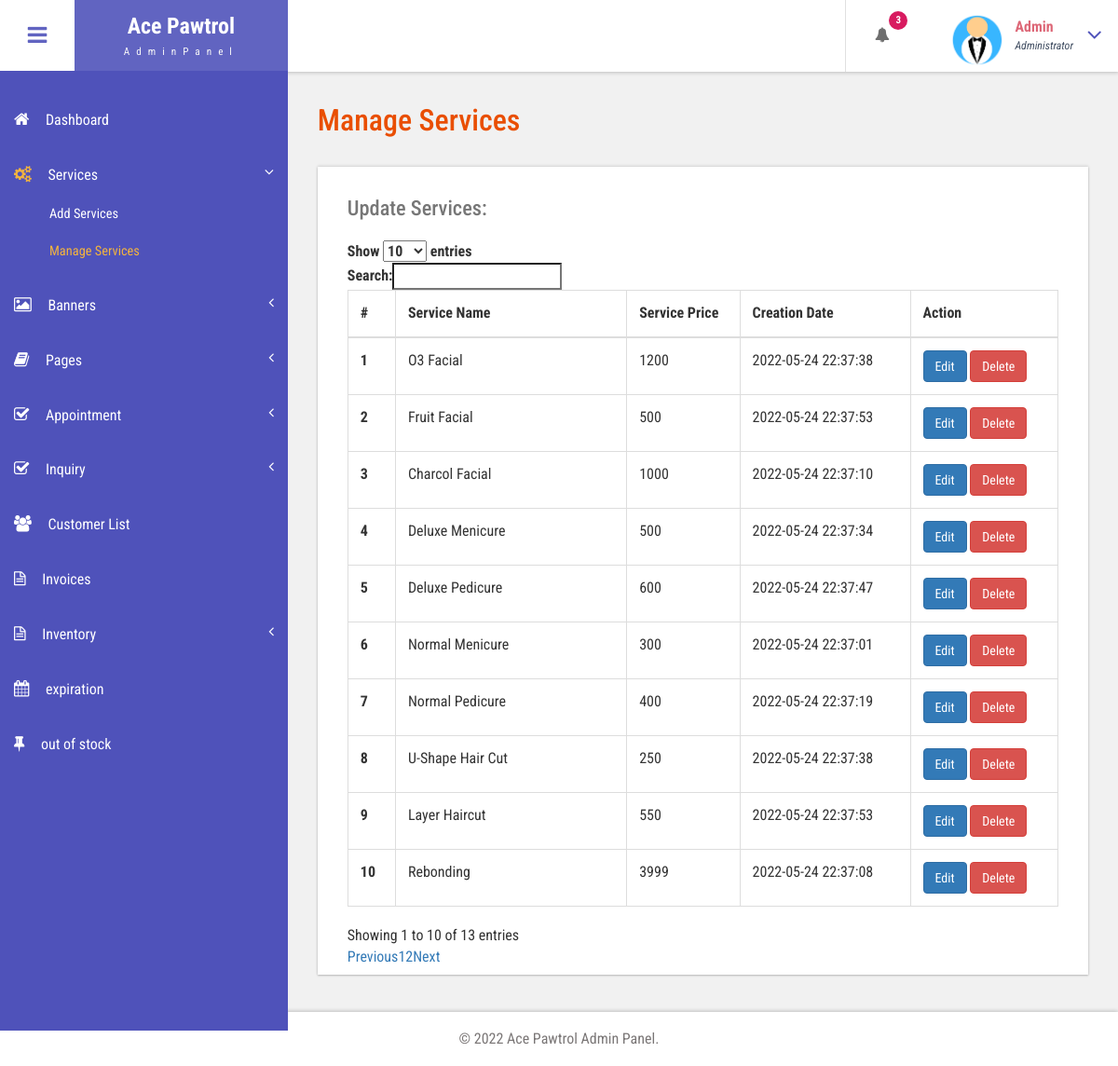
Screenshot of /admin/manage-services.php (signed in) with the database file from the repository.
### tables this page shows
CREATE TABLE `tblservices` (
  `ID` int(10) NOT NULL,
  `ServiceName` varchar(200) DEFAULT NULL,
  `ServiceDescription` mediumtext DEFAULT NULL,
  `Cost` int(10) DEFAULT NULL,
  `Image` varchar(200) DEFAULT NULL,
  `CreationDate` timestamp NULL DEFAULT current_timestamp()
);

### admin/manage-services.php (the view, shortened to what this page needs)
<?php
include('includes/dbconnection.php');
if (strlen($_SESSION['bpmsaid']==0)) {
  header('location:logout.php');
  } else{
  ?>
<!DOCTYPE HTML>
<html>
<head>
<link href="css/bootstrap.css" rel='stylesheet' type='text/css' />
<link href="css/style.css" rel='stylesheet' type='text/css' />
<link href="css/font-awesome.css" rel="stylesheet">
<?php
include('includes/dtables.php');
?>
<link href="css/animate.css" rel="stylesheet" type="text/css" media="all">
<link href="css/custom.css" rel="stylesheet">
</head>
<body class="cbp-spmenu-push">
	<div class="main-content">
		 <?php include_once('includes/sidebar.php');?>
		 <?php include_once('includes/header.php');?>
		<div id="page-wrapper">
			<div class="main-page">
				<div class="tables">
					<h3 class="title1">Manage Services</h3>
					<div class="table-responsive bs-example widget-shadow">
						<h4>Update Services:</h4>
						<table class="table table-bordered" id="dataTable"> <thead> <tr> <th>#</th> <th>Service Name</th> <th>Service Price</th> <th>Creation Date</th><th>Action</th> </tr> </thead> <tbody>
<?php
$ret=mysqli_query($con,"select *from  tblservices");
$cnt=1;
while ($row=mysqli_fetch_array($ret)) {
?>
						 <tr> <th scope="row"><?php echo $cnt;?></th> <td><?php  echo $row['ServiceName'];?></td> <td><?php  echo $row['Cost'];?></td><td><?php  echo $row['CreationDate'];?></td> <td>
						 	<a href="edit-services.php?editid=<?php echo $row['ID'];?>" class="btn btn-primary">Edit</a>
						 	<a href="manage-services.php?delid=<?php echo $row['ID'];?>" class="btn btn-danger" onClick="return confirm('Are you sure you want to delete?')">Delete</a>
						 	</td> </tr>   <?php
$cnt=$cnt+1;
}?></tbody> </table>
					</div>
				</div>
			</div>
		</div>
		 <?php include_once('includes/footer.php');?>
	</div>
</body>
</html>
<?php }  ?>

### admin/includes/header.php (shortened to what this page needs)
<div class="sticky-header header-section ">
      <div class="header-left">
        <button id="showLeftPush"><i class="fa fa-bars"></i></button>
        <div class="logo">
          <a href="dashboard.php">
            <h1>Ace Pawtrol</h1>
            <span>AdminPanel</span>
          </a>
        </div>
      </div>
      <div class="header-right">
        <div class="profile_details_left">
          <ul class="nofitications-dropdown">
            <?php
$ret1=mysqli_query($con,"select tbluser.FirstName,tbluser.LastName,tblbook.ID as bid,tblbook.AptNumber from tblbook join tbluser on tbluser.ID=tblbook.UserID where tblbook.Status is null");
$num=mysqli_num_rows($ret1);
?>
            <li class="dropdown head-dpdn">
              <a href="#" class="dropdown-toggle" data-toggle="dropdown" aria-expanded="false"><i class="fa fa-bell"></i><span class="badge blue"><?php echo $num;?></span></a>
            </li>
          </ul>
          <div class="clearfix"> </div>
        </div>
        <div class="profile_details">
        <?php
$adid=$_SESSION['bpmsaid'];
$ret=mysqli_query($con,"select AdminName from tbladmin where ID='$adid'");
$row=mysqli_fetch_array($ret);
$name=$row['AdminName'];
?>
          <ul>
            <li class="dropdown profile_details_drop">
              <a href="#" class="dropdown-toggle" data-toggle="dropdown" aria-expanded="false">
                <div class="profile_img">
                  <span class="prfil-img"><img src="images/admin1.png" alt="" width="60" height="60"> </span>
                  <div class="user-name">
                    <p><?php echo $name; ?></p>
                    <span>Administrator</span>
                  </div>
                  <i class="fa fa-angle-down lnr"></i>
                  <div class="clearfix"></div>
                </div>
              </a>
            </li>
          </ul>
        </div>
      </div>
      <div class="clearfix"> </div>
    </div>

### admin/css/style.css (style rules this page uses)
h4, h5, h6, h1, h2, h3 { margin: 0; }
ul, ol { margin: 0; }
p { margin: 0; }
html, body { font-family: 'Roboto Condensed', sans-serif; font-size: 100%; overflow-x: hidden; background: #fff; }
body a { transition: 0.5s all ease; -webkit-transition: 0.5s all ease; -moz-transition: 0.5s all ease; -o-transition: 0.5s all ease; -ms-transition: 0.5s all ease; text-decoration:none; }
h1,h2,h3,h4,h5,h6 { margin:0; }
p { margin:0; }
ul,label { margin:0; padding:0; }
.main-content { position: relative; }
.sticky-header { position: fixed; top: 0; left:0px; width: 100%; z-index: 100; }
.header-section { background:#FFF; box-shadow: 1px 1px 4px rgba(0, 0, 0, 0.21); -webkit-box-shadow: 1px 1px 4px rgba(0, 0, 0, 0.21); -moz-box-shadow: 1px 1px 4px rgba(0, 0, 0, 0.21); -o-box-shadow: 1px 1px 4px rgba(0, 0, 0, 0.21); }
.header-section::after { clear: both; display: block; content: ''; }
.header-left { float: left; width: 45%; }
.header-right { float: right; }
button#showLeftPush { font-size: 1.5em; width: 80px; padding: 0.87em 0; text-align: center; cursor: pointer; float: left; color: #6F6F6F; -moz-transition: all 0.2s ease-out 0s; -webkit-transition: all 0.2s ease-out 0s; transition: all 0.2s ease-out 0s; border: none; background-color: #fff; outline:none; }
.cbp-spmenu-push { overflow-x: hidden; position: relative; }
.cbp-spmenu, .cbp-spmenu-push { -webkit-transition: all 0.3s ease; -moz-transition: all 0.3s ease; transition: all 0.3s ease; }
.cbp-spmenu-push div#page-wrapper { margin: 0 0 0 19.3em; transition:.5s all; -webkit-transition:.5s all; -moz-transition:.5s all; }
.fa { display: inline-block; font-family: FontAwesome; font-style: normal; font-weight: normal; line-height: 1; -webkit-font-smoothing: antialiased; -moz-osx-font-smoothing: grayscale; }
.logo { background: #6164C1; text-align: center; float: left; }
.logo a { padding: 0.9em 3.3em .7em; display: block; text-decoration: none; }
.logo a h1 { color: #fff; font-size: 1.5em; line-height: 1.2em; font-weight: 700; }
.logo a span { color: #F8F8F8; font-size: .7em; text-align: center; letter-spacing: 7px; }
.profile_details_left { float: left; }
li.dropdown.head-dpdn { display: inline-block; padding: 1.7em 0; border-left: 1px solid #E0E0E0; float: left; }
li.dropdown.head-dpdn a.dropdown-toggle { padding: 1.7em 2em; }
i.fa.fa-bell { color:#6F6F6F; }
.header-right span.badge { font-size: 11px; font-weight: bold; color: #FFF; background: #8BC34A; line-height: 15px; width: 20px; height: 20px; border-radius: 2em; -webkit-border-radius: 2em; -moz-border-radius: 2em; -o-border-radius: 2em; text-align: center; display: inline-block; position: absolute; top: 16%; padding: 2px 0 0; }
.header-right span.blue { background-color:#D81B60; }
.profile_details { float: right; }
.profile_details_drop a.dropdown-toggle { display:block; padding: 0.8em 3em 0 2em; }
.profile_img span.prfil-img { float:left; }
.user-name { float:left; margin-top:8px; margin-left:11px; height:35px; }
.profile_details ul li { list-style-type:none; position:relative; }
.profile_details li a i.fa.lnr { position: absolute; top: 34%; right: 8%; color: #4F52BA; font-size: 1.6em; }
.user-name p { font-size:1em; color:#DD6777; line-height:1em; font-weight:700; }
.user-name span { font-size: .75em; font-style: italic; color: #424f63; font-weight: normal; margin-top: .3em; }
.widget-shadow { background-color: #fff; box-shadow: 0 -1px 3px rgba(0,0,0,.12),0 1px 2px rgba(0,0,0,.24); -webkit-box-shadow: 0 -1px 3px rgba(0,0,0,.12),0 1px 2px rgba(0,0,0,.24); -moz-box-shadow: 0 -1px 3px rgba(0,0,0,.12),0 1px 2px rgba(0,0,0,.24); }
h3.title1 { font-size: 2em; color: #e94e02; margin-bottom: 0.8em; }
.table > thead > tr > th, .table > tbody > tr > th, .table > tfoot > tr > th, .table > thead > tr > td, .table > tbody > tr > td, .table > tfoot > tr > td { border-top: none; }
.tables h4 { font-size: 1.4em; margin-bottom: 1em; color: #777777; }
.tables .panel-body ,.tables .bs-example { padding: 2em 2em 0.5em; }
.tables .table > thead > tr > th, .tables .table > tbody > tr > th, .tables .table > tfoot > tr > th, .tables .table > thead > tr > td, .tables .table > tbody > tr > td, .tables .table > tfoot > tr > td { padding: 13px; border-top: 1px solid #E0E0E0; }
.bs-example { margin-top: 2em; }

### admin/css/custom.css (style rules this page uses)
#page-wrapper { padding:7em 2em 2.5em; background-color: #F1F1F1; }

### rows the page displays
tblservices: ServiceName "O3 Facial", Cost "1200", CreationDate "2022-05-24 22:37:38"
tblservices: ServiceName "Fruit Facial", Cost "500", CreationDate "2022-05-24 22:37:53"
tblservices: ServiceName "Charcol Facial", Cost "1000", CreationDate "2022-05-24 22:37:10"
tblservices: ServiceName "Deluxe Menicure", Cost "500", CreationDate "2022-05-24 22:37:34"
tblservices: ServiceName "Deluxe Pedicure", Cost "600", CreationDate "2022-05-24 22:37:47"
tblservices: ServiceName "Normal Menicure", Cost "300", CreationDate "2022-05-24 22:37:01"
tblservices: ServiceName "Normal Pedicure", Cost "400", CreationDate "2022-05-24 22:37:19"
tblservices: ServiceName "U-Shape Hair Cut", Cost "250", CreationDate "2022-05-24 22:37:38"
tblservices: ServiceName "Layer Haircut", Cost "550", CreationDate "2022-05-24 22:37:53"
tblservices: ServiceName "Rebonding", Cost "3999", CreationDate "2022-05-24 22:37:08"

### other values shown
$num "3"
$name "Admin"
